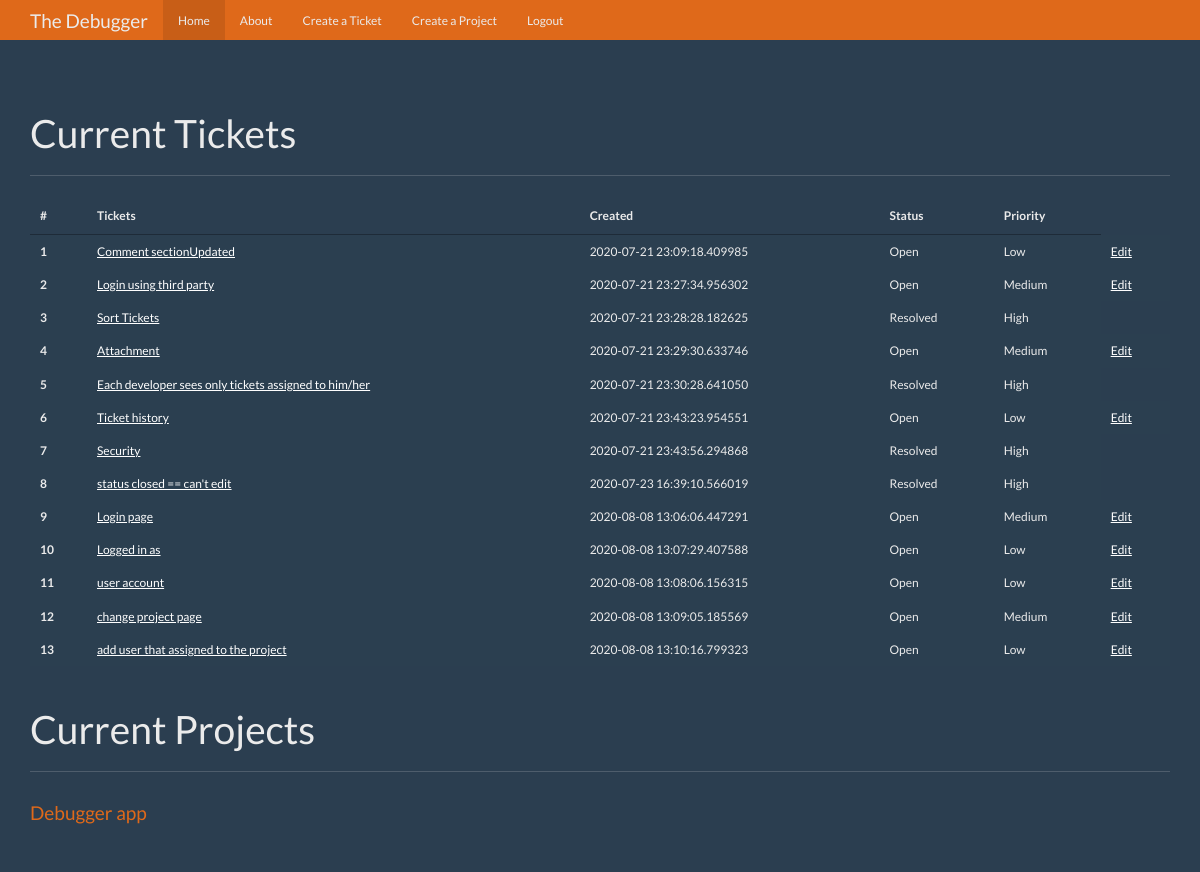
Before: /dashboard (signed in) with the older database file.
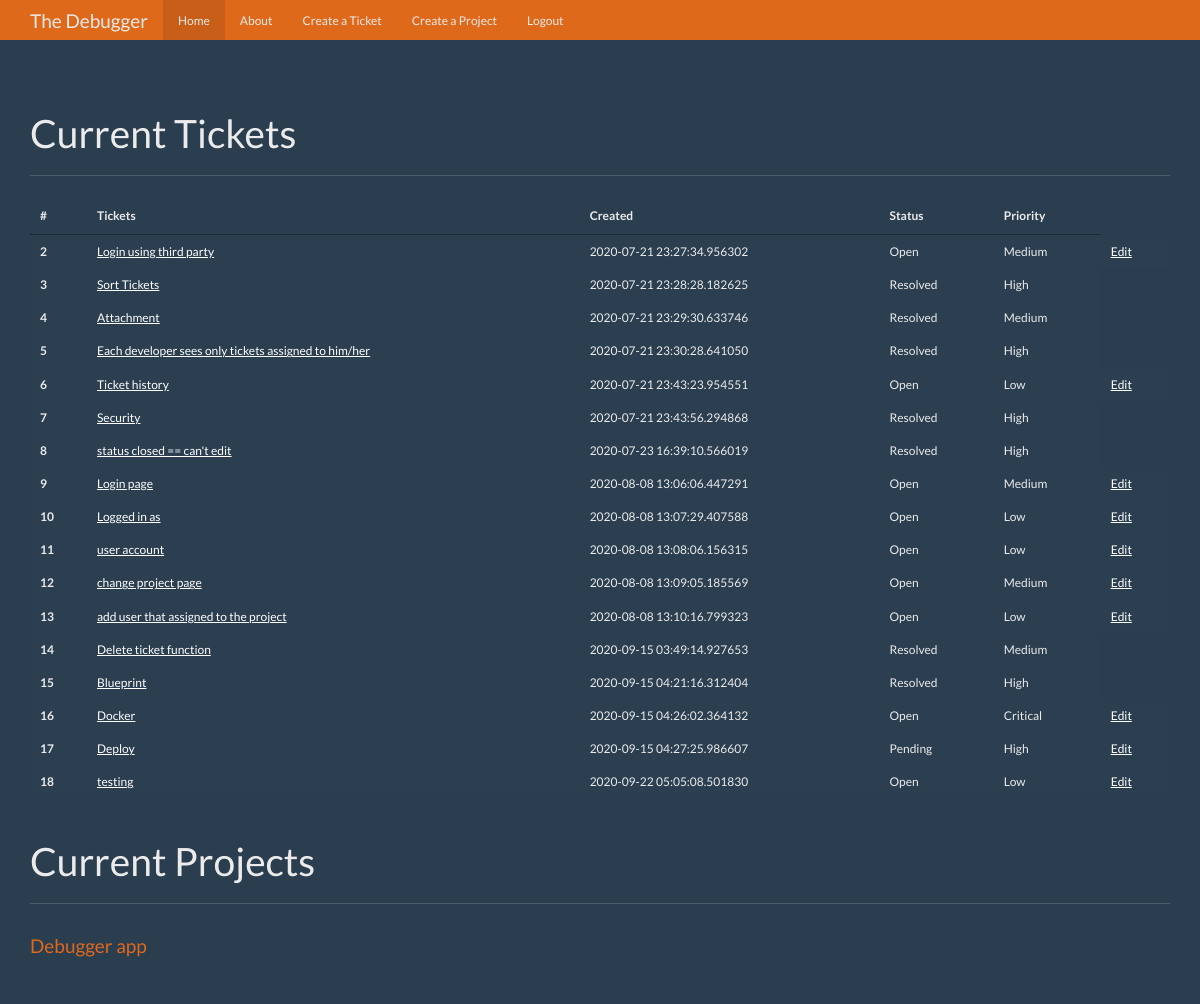
After: the same page with the newer database file.
### debugger/models.py (models this page shows, shortened)
class Tickets(db.Model):
    id = db.Column(db.Integer,primary_key=True)
    title = db.Column(db.String(100),nullable=False)
    ticket_text = db.Column(db.Text,nullable=False)
    date_posted = db.Column(db.DateTime,nullable=False,default=datetime.utcnow)
    status = db.Column(db.String(30), nullable=False)
    priority = db.Column(db.String(30), nullable=False)
    created_by_id = db.Column(db.Integer, nullable=False)
    expert_id = db.Column(db.Integer, db.ForeignKey('users.id'),nullable=False)
    project_id = db.Column(db.Integer, db.ForeignKey('projects.id'),nullable=False)
    comment = db.relationship('Comment', backref='title', cascade="all,delete",lazy='dynamic')
    attach = db.relationship('Attachment', backref='ticket', cascade="all,delete", lazy='dynamic')

class Projects(db.Model):
    id = db.Column(db.Integer, primary_key=True)
    title = db.Column(db.String(100), nullable = False)
    description = db.Column(db.Text, nullable = False)
    created_by_id = db.Column(db.Integer, nullable = False)
    expert_id = db.Column(db.Integer, db.ForeignKey('users.id'))
    tickets = db.relationship('Tickets',backref='ticketso',lazy=True)

### debugger/main/routes.py (the view)
@main.route('/dashboard')
@login_required
def index():
    projects = Projects.query.all()
    if current_user.expert != 1:
        tickets = Tickets.query.filter(Tickets.expert_id == current_user.username).all()
    else:
        tickets = Tickets.query.all()
    return render_template('home.html', projects = projects , tickets = tickets)

### debugger/models.py (called while the page is built)
@login_manager.user_loader
def load_user(user_id):
    return Users.query.get(int(user_id))

### debugger/templates/home.html (shortened to what this page needs)
{% extends "base.html" %}
{% from "show_links.html" import show_links %}
{% block nav%}
          {{ show_links(current_user) }}
{% endblock %}
{% block body %}
      <div class="page-header">
        <h1>Current Tickets</h1>
      </div>
     <div class="row">
        <div class="col-lg-12">
            <table id="example" class="hover">
              <thead>
                <tr>
                  <th scope="col">#</th>
                  <th scope="col">Tickets</th>
                  <th scope="col">Created</th>
                    <th scope="col">Status</th>
                    <th scope="col">Priority</th>
                </tr>
              </thead>
              <tbody>
              {% if current_user.is_authenticated %}
                {% for ticket in tickets %}
                <tr>
                    <th style="background-color:#2b3f50" scope="row">{{ ticket.id }}</th>
                    <td style="background-color:#2b3f50"><a href="{{ url_for ('tickets.ticket', ticket_id = ticket.id ) }}">{{ticket.title}}</a></td>
                      <td style="background-color:#2b3f50">{{ ticket.date_posted }}</td>
                      <td style="background-color:#2b3f50">{{ ticket.status }}</td>
                     <td style="background-color:#2b3f50">{{ ticket.priority }}</td>
{% if current_user.is_authenticated and current_user['expert'] == 1 and ticket.status != 'Resolved'  %}
                    <td style="background-color:#2b3f50"><a href="{{ url_for ('tickets.editTicket', ticket_id = ticket.id ) }}">Edit</a></td>
                    {% endif %}
                </tr>
                {% endfor %}
              </tbody>
            </table>
            {% endif %}
        </div>
      </div>
       <div class="page-header">
        <h1>Current Projects</h1>
      </div>
      <div class="row">
        <div class="col-lg-12">
          {% for project in projects %}
          <div class="list-group">
              <h4><a class="list-group-item-heading" href="{{ url_for ('projects.project', project_id = project.id ) }}">{{ project.title }}</a></h4>
          </div>
          {% endfor %}
        </div>
      </div>
{% endblock %}

### debugger/templates/base.html (shortened to what this page needs)
<!DOCTYPE html>
<html lang="en">
  <head>
    <link href="{{ url_for('static', filename='bootstrap.min.css') }}" rel="stylesheet">
    <link href="{{ url_for('static', filename='theme.css') }}" rel="stylesheet">
    <link rel="stylesheet" type="text/css" href="https://cdn.datatables.net/1.10.21/css/jquery.dataTables.css">
  </head>
  <body>
    <nav class="navbar navbar-inverse navbar-fixed-top">
      <div class="container">
        <div class="navbar-header">
          <a class="navbar-brand" href="{{ url_for ('main.index') }}">The Debugger</a>
        </div>
        <div id="navbar" class="navbar-collapse collapse">
            {% block nav %}{% endblock %}
        </div>
      </div>
    </nav>
    <div class="container theme-showcase" role="main">
    {% block body %} {% endblock %}
    </div>
  </body>
</html>

### debugger/templates/show_links.html (shortened to what this page needs)
 {% macro show_links(current_user) %}
          <ul class="nav navbar-nav">
            <li class="active"><a href="{{ url_for ('main.index') }}">Home</a></li>
            <li><a href="{{ url_for ('main.about') }}">About</a></li>
            {% if current_user.is_authenticated and current_user['expert'] == 1 %}
            <li><a href="{{ url_for ('tickets.createTicket') }}">Create a Ticket</a></li>
            <li><a href="{{ url_for ('projects.createProject') }}">Create a Project</a></li>
            {% endif %}
            {% if current_user.is_authenticated %}
            <li><a href="{{ url_for ('users.logout') }}">Logout</a></li>
            {% endif %}
          </ul>
 {% endmacro %}

### debugger/static/theme.css (style rules this page uses)
body { padding-top: 70px; padding-bottom: 30px; }

Changed rows visible on the page:
removed Tickets: id "1", title "Comment sectionUpdated", date_posted "2020-07-21 23:09:18.409985", status "Open", priority "Low"
changed Tickets "Attachment": status "Open" → "Resolved"; no longer shows "Edit"
added Tickets: id "14", title "Delete ticket function", date_posted "2020-09-15 03:49:14.927653", status "Resolved", priority "Medium"
added Tickets: id "15", title "Blueprint", date_posted "2020-09-15 04:21:16.312404", status "Resolved", priority "High"
added Tickets: id "16", title "Docker", date_posted "2020-09-15 04:26:02.364132", status "Open", priority "Critical"
added Tickets: id "17", title "Deploy", date_posted "2020-09-15 04:27:25.986607", status "Pending", priority "High"
added Tickets: id "18", title "testing", date_posted "2020-09-22 05:05:08.501830", status "Open", priority "Low"
